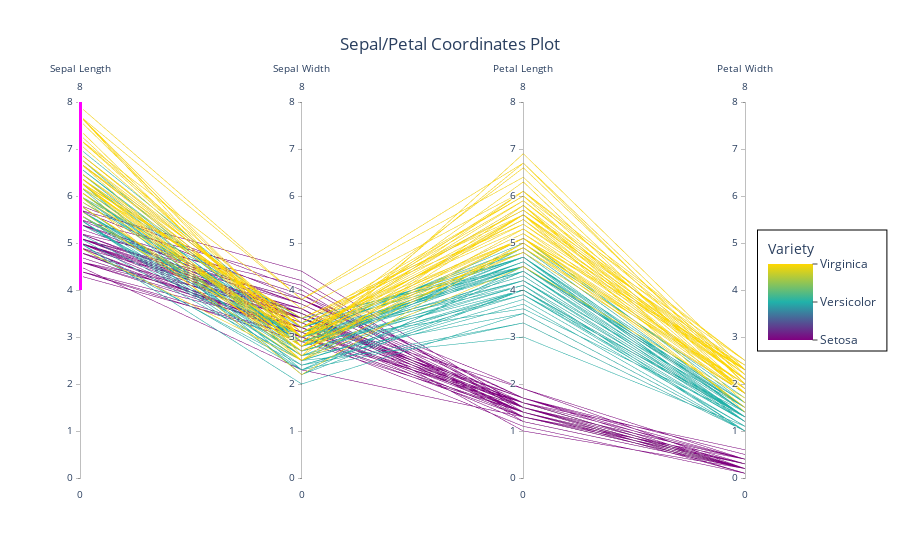

Source (notebook cell):
### Code cell
fig = go.Figure(data = go.Parcoords(
    line = dict(color=iris_df.variety.astype('category').cat.codes,
               colorscale = [[0,'purple'],[0.5,'lightseagreen'],[1,'gold']],
               colorbar=dict(title='Variety', thickness=45,
                              tickvals=[0,1,2], ticktext=['Setosa', 'Versicolor', 'Virginica'],
                              lenmode='pixels', len=120, bordercolor='#000', borderwidth=1,
                              ticks='outside'), ),
    dimensions = list([
        dict(range = [0,8],
            constraintrange = [4,8],
            label = 'Sepal Length', values = iris_df['sepal.length']),
        dict(range = [0,8],
            label = 'Sepal Width', values = iris_df['sepal.width']),
        dict(range = [0,8],
            label = 'Petal Length', values = iris_df['petal.length']),
        dict(range = [0,8],
            label = 'Petal Width', values = iris_df['petal.width'])
                    ]),
                )
            )
fig.update_layout(plot_bgcolor = 'white', paper_bgcolor = 'white', 
                  title_text='Sepal/Petal Coordinates Plot', title_x=0.5
)

fig.show()

### Figure 1 — Plotly figure (JSON) as saved in the notebook; plotly's stock layout.template omitted (floating-point values rounded to 4 significant figures; data arrays with more than 128 entries replaced by an {"elided": "..."} marker saying what was removed)
{"data": [{"dimensions": [{"constraintrange": [4, 8], "label": "Sepal Length", "range": [0, 8], "values": {"elided": "150 float values"}}, {"label": "Sepal Width", "range": [0, 8], "values": {"elided": "150 float values"}}, {"label": "Petal Length", "range": [0, 8], "values": {"elided": "150 float values"}}, {"label": "Petal Width", "range": [0, 8], "values": {"elided": "150 float values"}}], "line": {"color": {"elided": "150 int values"}, "colorbar": {"bordercolor": "#000", "borderwidth": 1, "len": 120, "lenmode": "pixels", "thickness": 45, "ticks": "outside", "ticktext": ["Setosa", "Versicolor", "Virginica"], "tickvals": [0, 1, 2], "title": {"text": "Variety"}}, "colorscale": [[0, "purple"], [0.5, "lightseagreen"], [1, "gold"]]}, "type": "parcoords"}], "layout": {"paper_bgcolor": "white", "plot_bgcolor": "white", "title": {"text": "Sepal/Petal Coordinates Plot", "x": 0.5}}}
